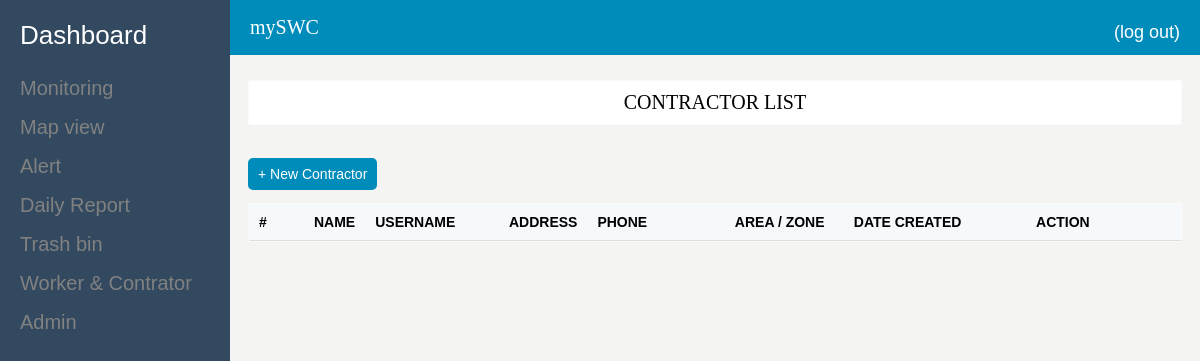
Before: /listContractor.php with the older database file.
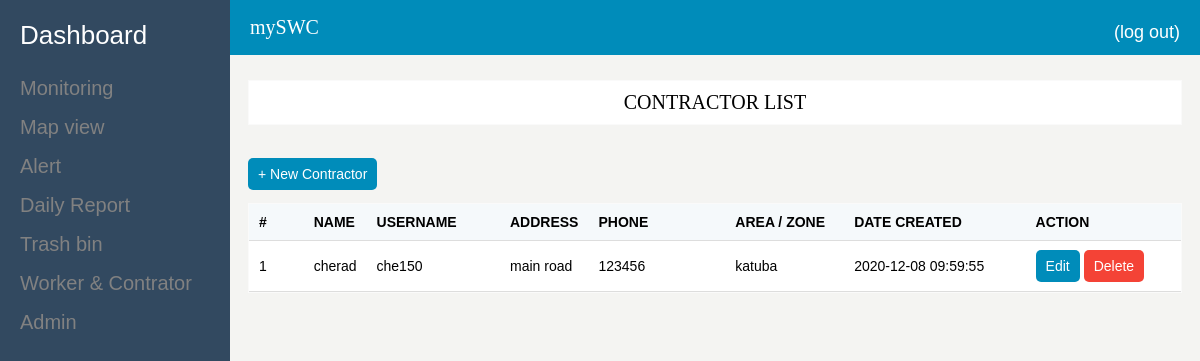
After: the same page with the newer database file.
### tables this page shows
CREATE TABLE `partners` (
  `_idPart` int(11) NOT NULL,
  `namePart` varchar(255) NOT NULL,
  `area` varchar(255) NOT NULL,
  `address` varchar(255) NOT NULL,
  `phone` varchar(255) NOT NULL,
  `date_add` datetime NOT NULL DEFAULT current_timestamp()
);

### modals/Fcontractor.php (called while the page is built, shortened)
<?php
class Fcontractor
{
    static function getAllContractor()
    {
        $con=Database::getConnection();
        $req=$con->prepare('SELECT * FROM partners p, admin a WHERE p._idPart=a.idPart');
        $req->execute(array());
        return $req->fetchAll();
    }
}

### listContractor.php (the view, shortened to what this page needs)
<!DOCTYPE html>
<html lang="en">
<head>
    <link rel="stylesheet" href="assets/style/menu.css">
    <link rel="stylesheet" href="assets/style/main.css">
</head>
<body>
    <section>
        <?php include_once 'commons/menu.php';?>
        <?php include_once 'commons/header.php';?>
        <?php include_once 'modals/Fcontractor.php';
            $contractors=Fcontractor::getAllContractor();
        ?>
    </section>
    <section class="body-container">
        <div class="ml-24">
            <div class="panel mb-4">
                <p>CONTRACTOR LIST</p>
            </div>
            <div class="m-2">
                <a class="btn btn-primary" href="newContractor.php">+ New Contractor</a>
            </div>
            <div class="panel">
                <table class="fl-table">
                    <thead>
                    <tr>
                        <th style="width: 40px">#</th>
                        <th>NAME</th>
                        <th style="width: 120px">USERNAME</th>
                        <th>ADDRESS</th>
                        <th style="width: 130px">PHONE</th>
                        <th style="width: 110px">AREA / ZONE</th>
                        <th style="width: 180px">DATE CREATED</th>
                        <th style="width: 150px">ACTION</th>
                    </tr>
                    </thead>
                    <tbody>
                    <?php foreach($contractors as $k => $data):?>
                        <tr>
                            <td><?=$k+1;?></td>
                            <td><?=$data['namePart'];?></td>
                            <td><?=$data['username'];?></td>
                            <td><?=$data['address'];?></td>
                            <td><?=$data['phone'];?></td>
                            <td><?=$data['area'];?></td>
                            <td><?=$data['date_add'];?></td>
                            <td>
                                <a class="btn btn-primary" href="editContractor.php?idPart=<?=$data['_idPart'];?>">Edit</a>
                                <a class="btn btn-danger" href="controllers/deleteContractor.php?idPart=<?=$data['_idPart'];?>">Delete</a>
                            </td>
                        </tr>
                    <?php endforeach;?>
                </table>
            </div>
        </div>
    </section>
</body>
</html>

### commons/menu.php
<div class="navbar">
    <div class="h2">
        <a href="dashboard.php">Dashboard</a>
    </div>
    <div class="menu">
        <a href="monitoring.php">Monitoring</a>
        <a href="map.php">Map view</a>
        <a href="alert.php">Alert</a>
        <a href="report.php">Daily Report</a>
        <a href="trash.php">Trash bin</a>
        <a href="partner.php">Worker & Contrator</a>
        <a href="admin.php">Admin</a>
    </div>
</div>

### commons/header.php
<div class="top-bar">
    <ul class="ml-24">
        <li style="font-family: Arial black; font-size: 20px;"><a href="dashboard.php">mySWC</a></li>
        <li class="login-info"><?=ucfirst($_SESSION['username']);?> <a href="controllers/exit.php">(log out)</a></li>
    </ul>
</div>

### assets/style/menu.css (style rules this page uses)
.h2 { margin-bottom: 20px; }
.h2 a { color: #ffffff; padding: 2px; font-size: 26px; font-family: Arial; text-decoration: none; padding-left: 20px; }
.navbar { height: 100%; width: 230px; position: fixed; z-index: 1; top: 0; left: 0; background-color: #324960; overflow-x: hidden; padding-top: 20px; }
.menu a { padding: 6px 8px 10px 20px; text-decoration: none; font-size: 20px; font-family: Arial; color: #818181; display: block; }
.top-bar { overflow: hidden; background-color: #008CBA; position: fixed; top: 0; width: 100%; }
.top-bar li { list-style-type: none; display: inline-block; font-size: 18px; color: #ffffff; font-family: Arial; margin-left: -18px; }
.top-bar a { text-decoration: none; color: #ffffff; }
.login-info { float: right; padding-right: 28px; padding-top: 6px; }
.login-info a { text-decoration: none; color: white; }

### assets/style/main.css (style rules this page uses)
body { background-color: #f4f4f2; }
.ml-24 { margin-left: 220px; }
.body-container { margin-top: 80px; margin-bottom: 30px; width: 100%; height: 100%; }
.panel { margin: 20px 10px 50px 20px; border: 1px solid #fafafa; background-color: #ffffff; }
.panel p { text-align: center; font-size: 20px; font-family: Arial black; margin: 10px; }
table { border-collapse: collapse; width: 100%; }
th, td { padding: 10px; text-align: left; font-family: Arial; font-size: 14px; border-bottom: 1px solid #ddd; }
th { background-color: #F5F9FB; }
td { height: 30px; }
.btn { border: none; border-radius: 5px; color: white; padding: 8px 10px; font-size: 14px; text-decoration: none; font-family: Arial; transition: 0.3s; }
.m-2 { margin: 20px; }
.mb-4 { margin-bottom: 40px; }
.btn-primary { background-color: #008CBA; }
.btn-danger { background-color: #f44336; }

Changed rows visible on the page:
added partners: namePart "cherad", admin.username "che150", address "main road", phone "123456", area "katuba", date_add "2020-12-08 09:59:55"
